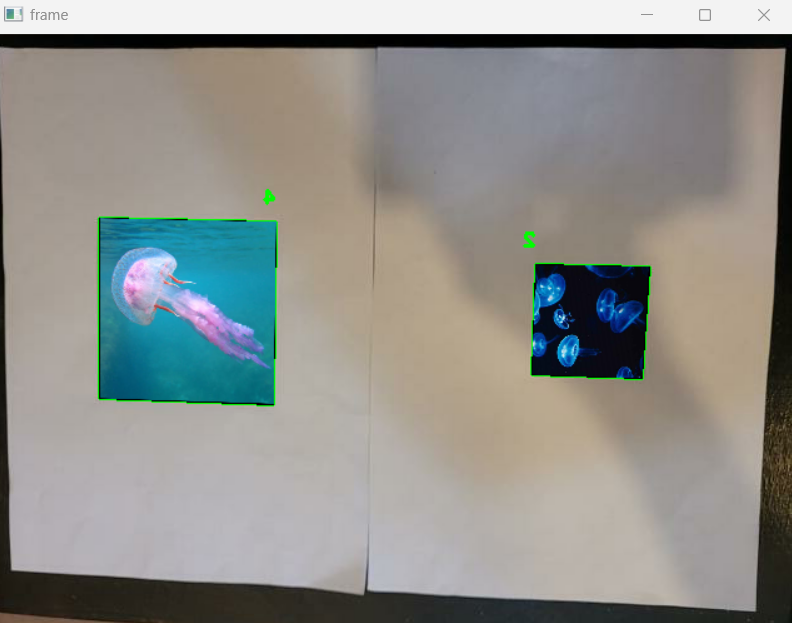
#> input picture images/img1.png, 792 x 623 px, given in place of the camera
$ python RA-image.py
#> lines starting #> are read from the running program, lines starting #| are printed output that depends on the picture
import cv2
import numpy as np
import os


def image_augmentation(frame, src_image, dst_points):
    src_h, src_w = src_image.shape[:2]
    frame_h, frame_w = frame.shape[:2]
    mask = np.zeros((frame_h, frame_w), dtype=np.uint8)

    src_points = np.array([[0, 0], [src_w, 0], [src_w, src_h], [0, src_w]])
    H, _ = cv2.findHomography(srcPoints=src_points, dstPoints=dst_points)
    warp_image = cv2.warpPerspective(src_image, H, (frame_w, frame_h))
    cv2.imshow("warp image", warp_image)
    cv2.fillConvexPoly(mask, dst_points, 255)
    cv2.bitwise_and(warp_image, warp_image, frame, mask=mask)


marker_dict = cv2.aruco.getPredefinedDictionary(cv2.aruco.DICT_6X6_250)

param_markers = cv2.aruco.DetectorParameters()


cap = cv2.VideoCapture(1)

while True:
    ret, frame = cap.read()
#> frame is the input picture: shape (623, 792, 3); mean B, G, R 138.9, 143.6, 142.8

    gray_frame = cv2.cvtColor(frame, cv2.COLOR_BGR2GRAY)
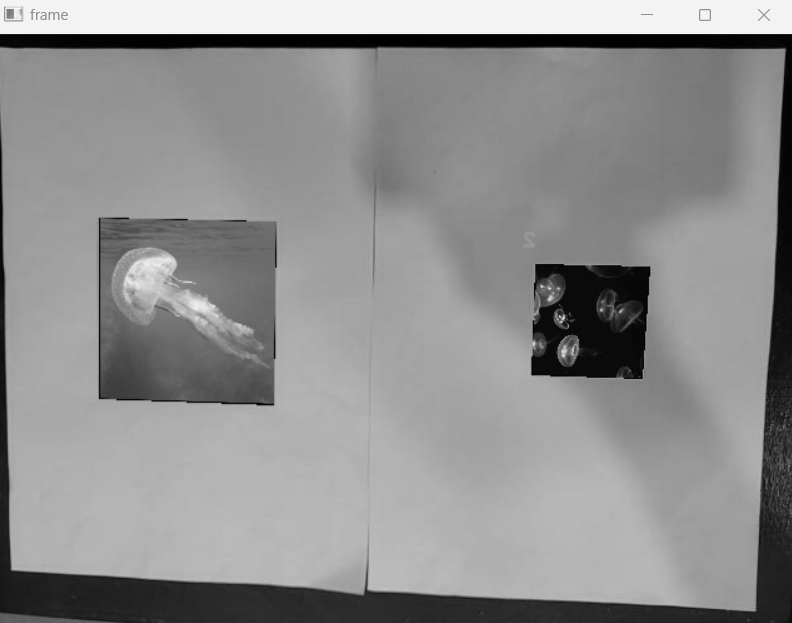
#> gray_frame: shape (623, 792); min 0, max 251, mean 142.8

    marker_corners, marker_IDs, reject = cv2.aruco.detectMarkers(gray_frame, marker_dict, parameters=param_markers)
#> marker_corners = (); marker_IDs = None; reject = 6 items

    if len(marker_corners) > 0:
        ids = marker_IDs.flatten()

        for marker_IDs, corners in zip(ids, marker_corners):

            corners = corners.reshape(4, 2)
            corners = corners.astype(int)

            top_left, top_right, bottom_right, bottom_left = corners

            top_right = (int(top_right[0]), int(top_right[1]))
            bottom_right = (int(bottom_right[0]), int(bottom_right[1]))
            bottom_left = (int(bottom_left[0]), int(bottom_left[1]))
            top_left = (int(top_left[0]), int(top_left[1]))

            cv2.line(frame, top_left, top_right, (0, 255, 0), 2)
            cv2.line(frame, top_right, bottom_right, (0, 255, 0), 2)
            cv2.line(frame, bottom_right, bottom_left, (0, 255, 0), 2)
            cv2.line(frame, bottom_left, top_left, (0, 255, 0), 2)

            center_x = int((top_left[0] + bottom_right[0]) / 2.0)
            center_y = int((top_left[1] + bottom_right[1]) / 2.0)
            cv2.circle(frame, (center_x, center_y), 4, (0, 0, 255), -1)


            cv2.putText(frame, str(marker_IDs),
                        (top_left[0], top_left[1] - 15),
                        cv2.FONT_HERSHEY_SIMPLEX,
                        0.5, (0, 255, 0), 2)

            if int(marker_IDs) == 2:
                overlay_img = cv2.imread(r'media\aguaviva.png')
                image_augmentation(frame, overlay_img, corners)

            if int(marker_IDs) == 4:
                overlay_img = cv2.imread(r'media\aguaviva2.png')
                image_augmentation(frame, overlay_img, corners)

    frame = cv2.flip(frame, 1)
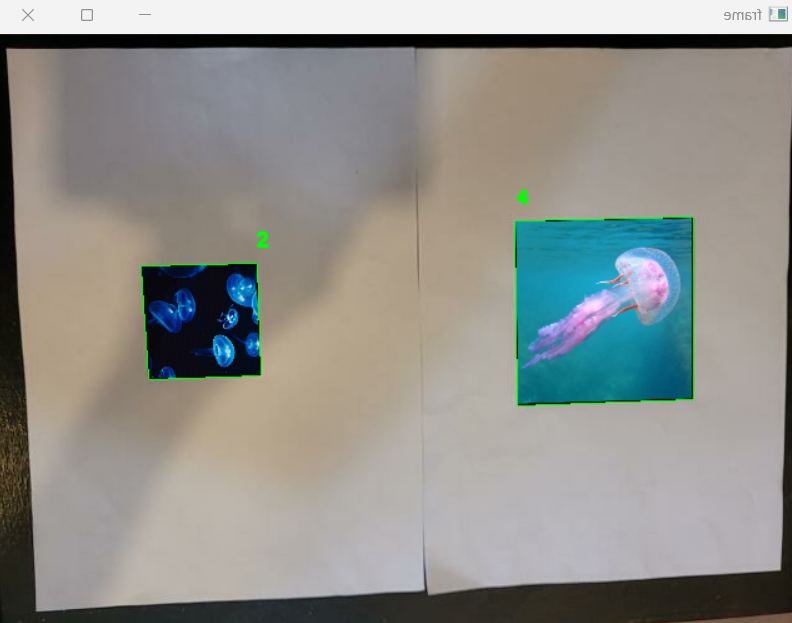
#> frame: shape (623, 792, 3); mean B, G, R 138.9, 143.6, 142.8
    cv2.imshow("frame", frame)
    key = cv2.waitKey(1)
#> (key q is pressed here)
    if key == ord("q"):
        break

cap.release()
cv2.destroyAllWindows()
